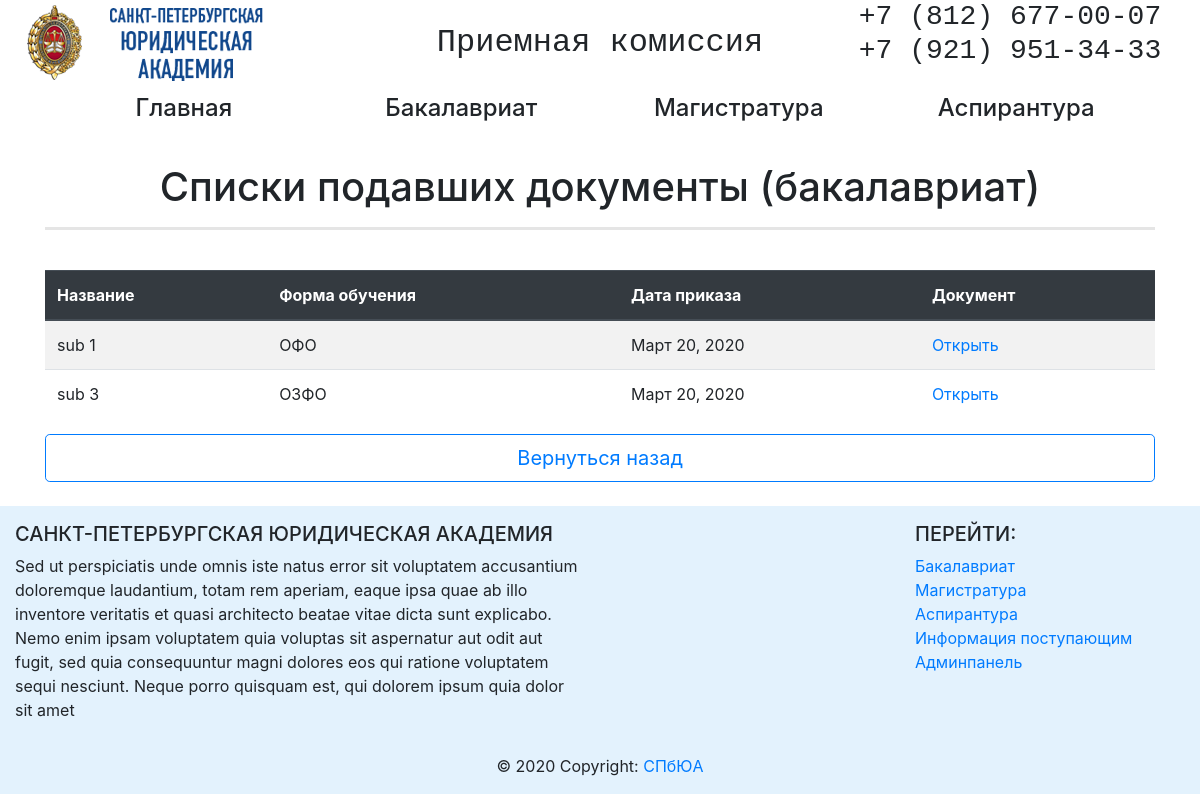
Before: /abitur/bak/submit_doc_bak/ with the older database file.
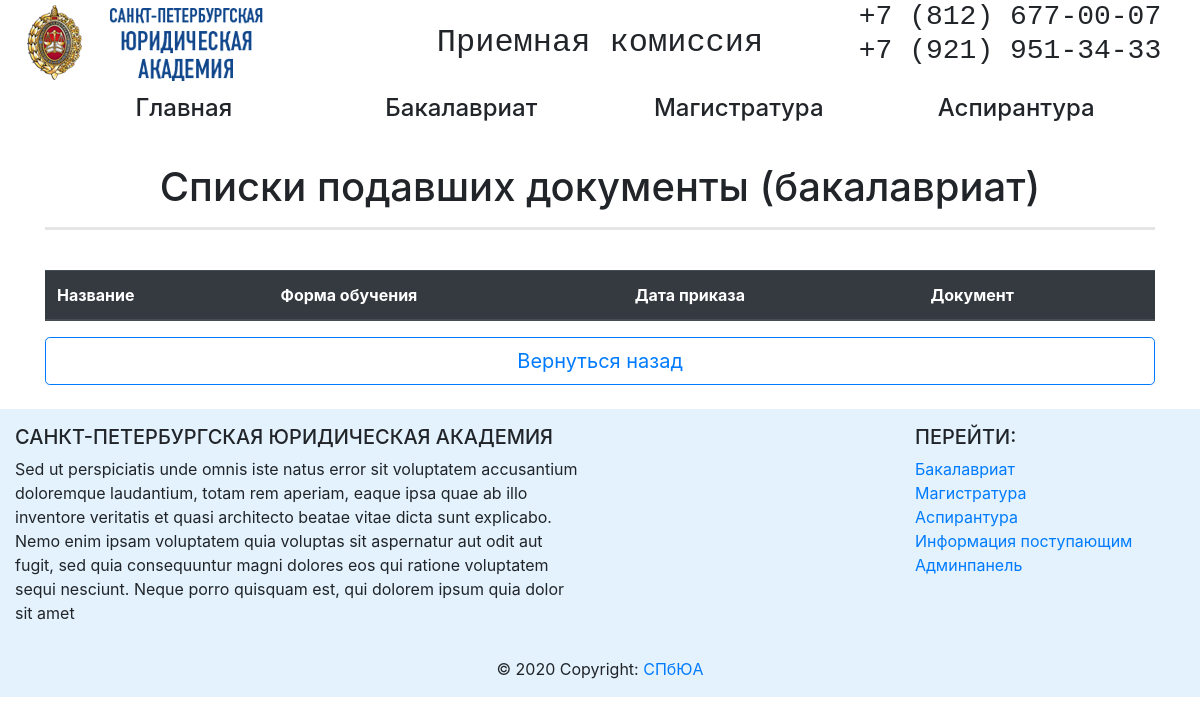
After: the same page with the newer database file.
### abitur/models.py (models this page shows, shortened)
class SubmitDoc(models.Model):
    name_submit_doc = models.CharField(max_length=256, verbose_name='Название')
    educational_form = models.ForeignKey('EducationalForm', on_delete=models.PROTECT, related_name='linked_submit_doc', verbose_name='Форма обучения')
    date_pub = models.DateTimeField(auto_now_add=True)
    date_order = models.DateField(verbose_name='Дата создания приказа')
    file = models.FileField(upload_to='files', verbose_name='Файл')
    class Meta:
        verbose_name = 'Списки подавших документы(бакалавриат)'
        verbose_name_plural = 'Списки подавших документы - БАКАЛАВРИАТ'

class EducationalForm(models.Model):
    name_educational_form = models.CharField(max_length=64)
    def __str__(self):
        return self.name_educational_form

### abitur/views.py (the view)
# urls.py: path('bak/submit_doc_bak/', submit_doc_bak, name='submit_doc_bak_url'),
def submit_doc_bak(request):
    educational_form = EducationalForm.objects.all()
    return render(request, 'abitur/bak/submit_doc_bak.html', context={'educational_form': educational_form})

### abitur/templates/abitur/bak/submit_doc_bak.html (shortened to what this page needs)
{% extends 'abitur/base_abitur.html' %}
{% block content %}
<div class="container">
    <br>
    <h1 align="center">Списки подавших документы (бакалавриат)</h1>
    <hr style="border-width: 3px;">
    <br>
    <div class="table-response">
        <table class="table table-border table-hover table-striped">
            <thead class="thead-dark">
            <tr>
                <th>Название</th>
                <th>Форма обучения</th>
                <th>Дата приказа</th>
                <th>Документ</th>
            </tr>
            </thead>
            {%for educational_form in educational_form %}
            {%for submit in educational_form.linked_submit_doc.all %}
            <tr>
                <td>{{ submit.name_submit_doc }}</td>
                <td>{{ submit.educational_form }}</td>
                <td>{{ submit.date_order }}</td>
                <td><a href=" {{submit.file.url}} " rel="noopener" target="_blank">Открыть</a></td>
            </tr>
            {% endfor %}
            {% endfor %}
        </table>
    </div>
    <div align="center">
        <button type="button" onclick="history.back();" class="btn btn-lg btn-block btn-outline-primary">Вернуться назад </button>
    </div>
    <br>
</div>
{% endblock %}

Changed rows visible on the page:
removed SubmitDoc: name_submit_doc "sub 1", educational_form "ОФО", date_order "Март 20, 2020"
removed SubmitDoc: name_submit_doc "sub 3", educational_form "ОЗФО", date_order "Март 20, 2020"
